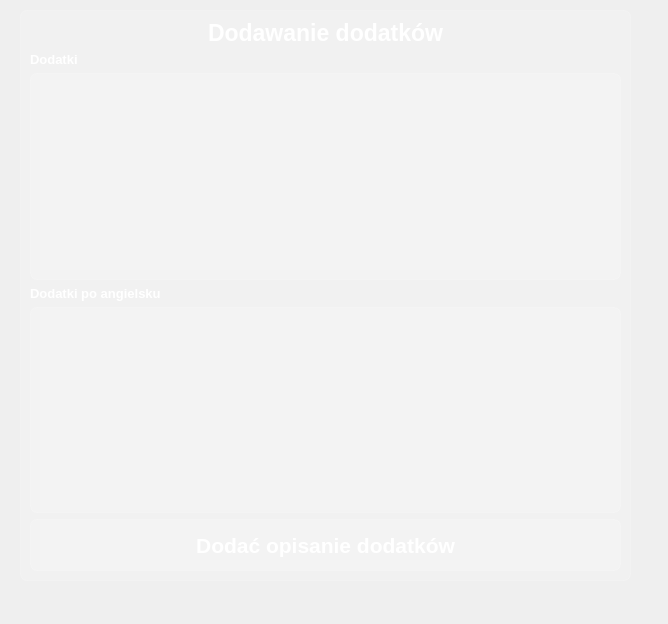
<?xml version="1.0" encoding="UTF-8"?>
<ui version="4.0">
 <class>new_Dodatek</class>
 <widget class="QDialog" name="new_Dodatek">
  <property name="geometry">
   <rect>
    <x>0</x>
    <y>0</y>
    <width>668</width>
    <height>624</height>
   </rect>
  </property>
  <property name="windowTitle">
   <string>Dialog</string>
  </property>
  <property name="styleSheet">
   <string notr="true">background-color: qlineargradient(spread:pad, x1:1, y1:1, x2:0, y2:0,
  stop:0 rgba(105, 105, 105, 255),
  stop:0.427447 rgba(105, 105, 105, 235),
  stop:1 rgba(84, 84, 84, 255)
);
</string>
  </property>
  <widget class="QFrame" name="frame">
   <property name="geometry">
    <rect>
     <x>20</x>
     <y>10</y>
     <width>611</width>
     <height>571</height>
    </rect>
   </property>
   <property name="styleSheet">
    <string notr="true">background-color: rgba(255, 255, 255, 30);
border: 1px solid rgba(255,255,255,40);
border-radius: 7px;</string>
   </property>
   <property name="frameShape">
    <enum>QFrame::StyledPanel</enum>
   </property>
   <property name="frameShadow">
    <enum>QFrame::Raised</enum>
   </property>
   <layout class="QVBoxLayout" name="verticalLayout">
    <item>
     <widget class="QLabel" name="le_title">
      <property name="maximumSize">
       <size>
        <width>16777215</width>
        <height>70</height>
       </size>
      </property>
      <property name="font">
       <font>
        <pointsize>17</pointsize>
        <bold>true</bold>
       </font>
      </property>
      <property name="styleSheet">
       <string notr="true">color: white;
font-weight: bold;
font-size: 17pt;
background-color: none;
border: none;
</string>
      </property>
      <property name="text">
       <string>Dodawanie dodatków</string>
      </property>
      <property name="alignment">
       <set>Qt::AlignCenter</set>
      </property>
     </widget>
    </item>
    <item>
     <widget class="QLabel" name="le_title_4">
      <property name="maximumSize">
       <size>
        <width>16777215</width>
        <height>70</height>
       </size>
      </property>
      <property name="font">
       <font>
        <pointsize>17</pointsize>
        <bold>true</bold>
       </font>
      </property>
      <property name="styleSheet">
       <string notr="true">color: white;
font-weight: bold;
font-size: 17pt;
background-color: none;
border: none;
</string>
      </property>
      <property name="text">
       <string>&lt;html&gt;&lt;head/&gt;&lt;body&gt;&lt;p align=&quot;justify&quot;&gt;&lt;span style=&quot; font-size:10pt;&quot;&gt;Dodatki&lt;/span&gt;&lt;/p&gt;&lt;/body&gt;&lt;/html&gt;</string>
      </property>
      <property name="alignment">
       <set>Qt::AlignCenter</set>
      </property>
     </widget>
    </item>
    <item>
     <widget class="QTextEdit" name="dodatki">
      <property name="cursor" stdset="0">
       <cursorShape>PointingHandCursor</cursorShape>
      </property>
     </widget>
    </item>
    <item>
     <widget class="QLabel" name="le_title_2">
      <property name="maximumSize">
       <size>
        <width>16777215</width>
        <height>70</height>
       </size>
      </property>
      <property name="font">
       <font>
        <pointsize>17</pointsize>
        <bold>true</bold>
       </font>
      </property>
      <property name="styleSheet">
       <string notr="true">color: white;
font-weight: bold;
font-size: 17pt;
background-color: none;
border: none;
</string>
      </property>
      <property name="text">
       <string>&lt;html&gt;&lt;head/&gt;&lt;body&gt;&lt;p align=&quot;justify&quot;&gt;&lt;span style=&quot; font-size:10pt;&quot;&gt;Dodatki po angielsku&lt;/span&gt;&lt;/p&gt;&lt;/body&gt;&lt;/html&gt;</string>
      </property>
      <property name="alignment">
       <set>Qt::AlignCenter</set>
      </property>
     </widget>
    </item>
    <item>
     <widget class="QTextEdit" name="textEdit_eng">
      <property name="cursor" stdset="0">
       <cursorShape>PointingHandCursor</cursorShape>
      </property>
     </widget>
    </item>
    <item>
     <widget class="QPushButton" name="button_save_dodatek">
      <property name="font">
       <font>
        <pointsize>16</pointsize>
        <italic>false</italic>
        <bold>true</bold>
       </font>
      </property>
      <property name="styleSheet">
       <string notr="true">QPushButton{
	 color: rgb(255, 255, 255);
     background-color:rgba(255,255,255,30);
     border: 1px solid rgba(255,255,255,40);
     border-radius:7px;
	 width: 230;
	 height: 50;
}
QPushButton:hover{
	 background-color:rgba(255,255,255,40);
}
QPushButton:pressed{
	 background-color:rgba(255,255,255,70);
}</string>
      </property>
      <property name="text">
       <string>Dodać opisanie dodatków</string>
      </property>
      <property name="icon">
       <iconset>
        <normaloff>:/icons/icons/post_add_white_24dp.svg</normaloff>:/icons/icons/post_add_white_24dp.svg</iconset>
      </property>
      <property name="iconSize">
       <size>
        <width>24</width>
        <height>24</height>
       </size>
      </property>
     </widget>
    </item>
   </layout>
  </widget>
 </widget>
 <resources/>
 <connections/>
</ui>
